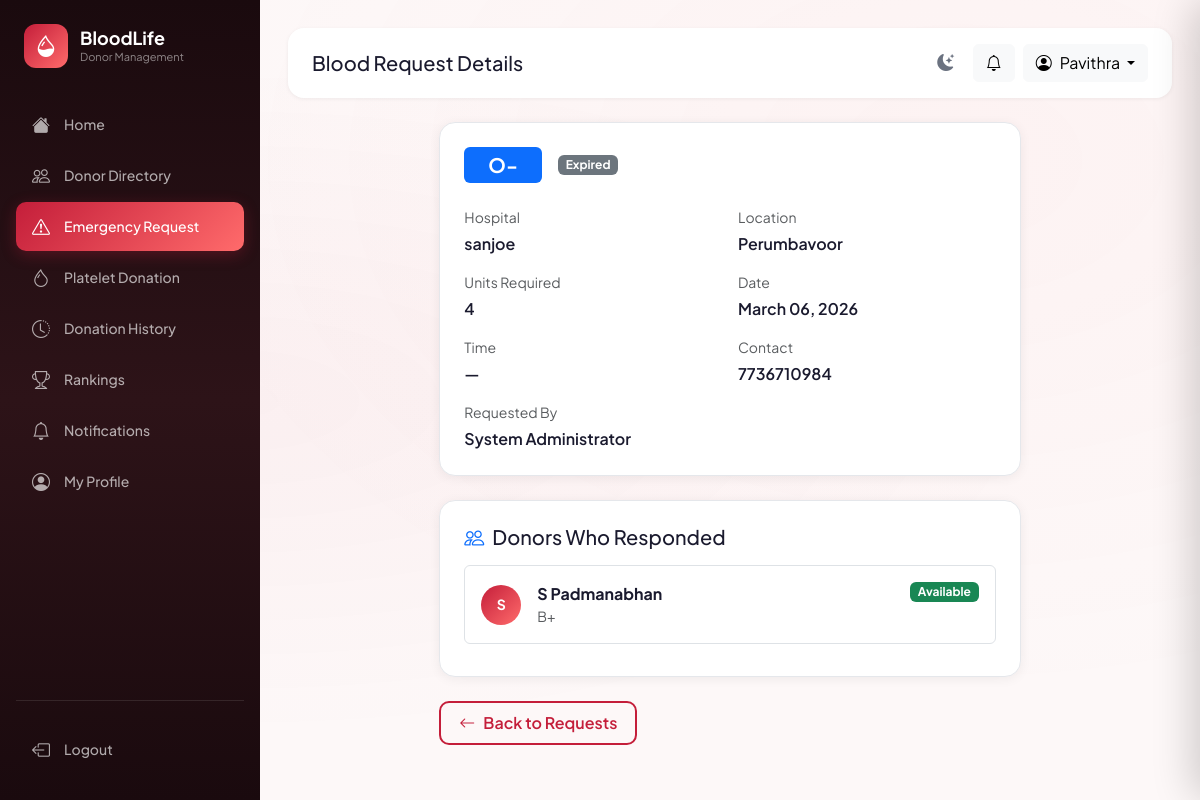
/requests/14 (signed in), run on the app's committed database.
### app/models.py (models this page shows, shortened)
class User(UserMixin, db.Model):
    __tablename__ = 'users'
    id = db.Column(db.Integer, primary_key=True)
    name = db.Column(db.String(100), nullable=False)
    email = db.Column(db.String(150), unique=True, nullable=False, index=True)
    password_hash = db.Column(db.String(256), nullable=False)
    role = db.Column(db.String(10), default='user')          # 'user' | 'admin'
    is_active = db.Column(db.Boolean, default=True)
    is_blocked = db.Column(db.Boolean, default=False)
    created_at = db.Column(db.DateTime, default=datetime.utcnow)
    last_login = db.Column(db.DateTime)
    profile = db.relationship('DonorProfile', back_populates='user',
                               uselist=False, cascade='all, delete-orphan')
    blood_requests = db.relationship('BloodRequest', back_populates='requester',
                                      foreign_keys='BloodRequest.user_id',
                                      cascade='all, delete-orphan')
    donation_history = db.relationship('DonationHistory', back_populates='donor',
                                        cascade='all, delete-orphan')
    platelet_donations = db.relationship('PlateletDonation', back_populates='donor',
                                          cascade='all, delete-orphan')
    notifications = db.relationship('Notification', back_populates='user',
                                     cascade='all, delete-orphan')
    eligibility_checks = db.relationship('EligibilityCheck', back_populates='user',
                                          cascade='all, delete-orphan')
    @property
    def is_admin(self):
        return self.role == 'admin'

class BloodRequest(db.Model):
    __tablename__ = 'blood_requests'
    id = db.Column(db.Integer, primary_key=True)
    user_id = db.Column(db.Integer, db.ForeignKey('users.id'), nullable=False)
    blood_group = db.Column(db.String(5), nullable=False)
    units = db.Column(db.Integer, nullable=False, default=1)
    hospital = db.Column(db.String(200), nullable=False)
    location = db.Column(db.String(300))
    need_date = db.Column(db.Date, nullable=False)
    need_time = db.Column(db.String(10))
    contact = db.Column(db.String(20))
    notes = db.Column(db.Text)
    is_urgent = db.Column(db.Boolean, default=False)
    request_type = db.Column(db.String(10), default='blood')   # 'blood' | 'platelet'
    status = db.Column(db.String(20), default='active')        # 'active' | 'fulfilled' | 'closed'
    created_at = db.Column(db.DateTime, default=datetime.utcnow)
    requester = db.relationship('User', back_populates='blood_requests',
                                 foreign_keys=[user_id])
    responses = db.relationship('RequestResponse', back_populates='request',
                                 cascade='all, delete-orphan')

class RequestResponse(db.Model):
    __tablename__ = 'request_responses'
    id = db.Column(db.Integer, primary_key=True)
    request_id = db.Column(db.Integer, db.ForeignKey('blood_requests.id'), nullable=False)
    donor_id = db.Column(db.Integer, db.ForeignKey('users.id'), nullable=False)
    action = db.Column(db.String(10))   # 'accept' | 'decline'
    responded_at = db.Column(db.DateTime, default=datetime.utcnow)
    request = db.relationship('BloodRequest', back_populates='responses')
    donor = db.relationship('User')

class DonorProfile(db.Model):
    __tablename__ = 'donor_profiles'
    id = db.Column(db.Integer, primary_key=True)
    user_id = db.Column(db.Integer, db.ForeignKey('users.id'), unique=True, nullable=False)
    phone = db.Column(db.String(20))
    dob = db.Column(db.Date)
    gender = db.Column(db.String(10))
    blood_group = db.Column(db.String(5), index=True)
    weight = db.Column(db.Float)     # kg
    height = db.Column(db.Float)     # cm
    location = db.Column(db.String(200))
    city = db.Column(db.String(100))
    state = db.Column(db.String(100))
    is_available = db.Column(db.Boolean, default=True)
    is_platelet_donor = db.Column(db.Boolean, default=False)
    last_blood_donation = db.Column(db.Date)
    last_platelet_donation = db.Column(db.Date)
    total_blood_donations = db.Column(db.Integer, default=0)
    total_platelet_donations = db.Column(db.Integer, default=0)
    emergency_responses = db.Column(db.Integer, default=0)
    blood_rank_score = db.Column(db.Float, default=0.0)
    platelet_rank_score = db.Column(db.Float, default=0.0)
    updated_at = db.Column(db.DateTime, default=datetime.utcnow, onupdate=datetime.utcnow)
    user = db.relationship('User', back_populates='profile')

### app/requests_bp/routes.py (the view)
@requests.route('/<int:req_id>')
@login_required
def view_request(req_id):
    req = BloodRequest.query.get_or_404(req_id)
    my_response = RequestResponse.query.filter_by(
        request_id=req_id, donor_id=current_user.id).first()
    return render_template('requests/view.html', req=req, my_response=my_response)

### app/templates/requests/view.html (shortened to what this page needs)
{% extends "base.html" %}
{% block page_title %}Blood Request Details{% endblock %}
{% block content %}
<div class="row g-4 justify-content-center">
    <div class="col-lg-8">
        <div class="card-custom p-4 mb-4">
            <div class="d-flex align-items-center gap-3 mb-4">
                <span class="badge bg-primary fs-5 px-4 py-2">{{ req.blood_group }}</span>
                <span class="badge {{ 'bg-success' if req.status == 'active' else 'bg-secondary' }}">{{
                    req.status|capitalize }}</span>
            </div>
            <div class="row g-3">
                {% set fields = [
                ('Hospital', req.hospital), ('Location', req.location),
                ('Units Required', req.units|string),
                ('Date', req.need_date.strftime('%B %d, %Y')),
                ('Time', req.need_time or '—'),
                ('Contact', req.contact),
                ('Requested By', req.requester.name)
                ] %}
                {% for label, val in fields %}
                <div class="col-md-6">
                    <p class="text-muted small mb-1">{{ label }}</p>
                    <p class="fw-semibold mb-0">{{ val }}</p>
                </div>
                {% endfor %}
            </div>
        </div>
        {% if req.responses %}
        <div class="card-custom p-4 mb-4">
            <h5 class="mb-3"><i class="bi bi-people me-2 text-primary"></i>Donors Who Responded</h5>
            {% for resp in req.responses %}
            <div class="d-flex align-items-center gap-3 p-3 border rounded mb-2">
                <div class="donor-avatar" style="width:40px;height:40px;font-size:14px;">
                    {{ resp.donor.name[:2].upper() }}
                </div>
                <div class="flex-grow-1">
                    <div class="d-flex justify-content-between align-items-start">
                        <div>
                            <strong>{{ resp.donor.name }}</strong>
                            <small class="text-muted d-block">{{ resp.donor.profile.blood_group if resp.donor.profile
                                else '' }}</small>
                        </div>
                        <div class="text-end">
                            <span
                                class="badge {{ 'bg-success' if resp.action == 'accept' else 'bg-danger' }} d-block mb-1">
                                {{ 'Available' if resp.action == 'accept' else 'Unavailable' }}
                            </span>
                        </div>
                    </div>
                </div>
            </div>
            {% endfor %}
        </div>
        {% endif %}
        <div class="mt-3">
            <a href="{{ url_for('requests.index') }}" class="btn btn-outline-custom">
                <i class="bi bi-arrow-left me-2"></i>Back to Requests
            </a>
        </div>
    </div>
</div>
{% endblock %}

### app/templates/base.html (shortened to what this page needs)
<!DOCTYPE html>
<html lang="en">
<head>
    <link href="https://cdn.jsdelivr.net/npm/bootstrap@5.3.2/dist/css/bootstrap.min.css" rel="stylesheet">
    <link rel="stylesheet" href="https://cdn.jsdelivr.net/npm/bootstrap-icons@1.11.1/font/bootstrap-icons.css">
    <link rel="stylesheet" href="{{ url_for('static', filename='css/style.css') }}">
</head>
<body data-auth="{{ 'true' if current_user.is_authenticated else 'false' }}" >
    <div class="toast-container position-fixed top-0 end-0 p-3" style="z-index:9999;" id="toastContainer"></div>
    {% if current_user.is_authenticated %}
    <aside class="sidebar" id="sidebar">
        <div class="sidebar-logo">
            <div class="sidebar-logo-icon"><i class="bi bi-droplet-half"></i></div>
            <div>
                <h2>BloodLife</h2>
                <span>Donor Management</span>
            </div>
        </div>
        <nav>
            <ul class="list-unstyled">
                <li class="nav-item">
                    <a class="nav-link-custom {% if request.endpoint == 'main.dashboard' %}active{% endif %}"
                        href="{{ url_for('main.dashboard') }}">
                        <i class="bi bi-house-fill"></i><span>Home</span>
                    </a>
                </li>
                <li class="nav-item">
                    <a class="nav-link-custom {% if request.blueprint == 'donor' and 'directory' in request.endpoint %}active{% endif %}"
                        href="{{ url_for('donor.directory') }}">
                        <i class="bi bi-people"></i><span>Donor Directory</span>
                    </a>
                </li>
                <li class="nav-item">
                    <a class="nav-link-custom {% if request.blueprint == 'requests' %}active{% endif %}"
                        href="{{ url_for('requests.index') }}">
                        <i class="bi bi-exclamation-triangle"></i><span>Emergency Request</span>
                        {% set active_count = active_request_count|default(0) %}
                    </a>
                </li>
                <li class="nav-item">
                    <a class="nav-link-custom {% if 'platelet' in request.endpoint|default('') %}active{% endif %}"
                        href="{{ url_for('donor.platelet') }}">
                        <i class="bi bi-droplet"></i><span>Platelet Donation</span>
                    </a>
                </li>
                <li class="nav-item">
                    <a class="nav-link-custom {% if 'history' in request.endpoint|default('') %}active{% endif %}"
                        href="{{ url_for('donor.history') }}">
                        <i class="bi bi-clock-history"></i><span>Donation History</span>
                    </a>
                </li>
                <li class="nav-item">
                    <a class="nav-link-custom {% if 'rankings' in request.endpoint|default('') %}active{% endif %}"
                        href="{{ url_for('donor.rankings') }}">
                        <i class="bi bi-trophy"></i><span>Rankings</span>
                    </a>
                </li>
                <li class="nav-item position-relative">
                    <a class="nav-link-custom {% if 'notifications' in request.endpoint|default('') %}active{% endif %}"
                        href="{{ url_for('requests.notifications') }}">
                        <i class="bi bi-bell"></i><span>Notifications</span>
                        {% set unread = unread|default(0) %}
                    </a>
                </li>
                <li class="nav-item">
                    <a class="nav-link-custom {% if 'profile' in request.endpoint|default('') %}active{% endif %}"
                        href="{{ url_for('donor.profile') }}">
                        <i class="bi bi-person-circle"></i><span>My Profile</span>
                    </a>
                </li>
            </ul>
        </nav>
        <div class="mt-auto pt-4" style="border-top: 1px solid rgba(255,255,255,0.1);">
            <a class="nav-link-custom" href="{{ url_for('auth.logout') }}">
                <i class="bi bi-box-arrow-left"></i><span>Logout</span>
            </a>
        </div>
    </aside>
    <main class="main-content" id="mainContent">
        <div class="header mb-4">
            <div class="header-left">
                <div>
                    <h5 class="mb-0">{% block page_title %}Home{% endblock %}</h5>
                </div>
            </div>
            <div class="d-flex align-items-center gap-2">
                <button class="theme-toggle" id="themeToggleBtn" onclick="toggleTheme()" title="Toggle dark/light mode">
                    <i class="bi bi-moon-stars-fill" id="themeIcon"></i>
                </button>
                <button class="btn btn-light position-relative" id="notifBellBtn" onclick="openNotifDrawer()"
                    title="Notifications">
                    <i class="bi bi-bell" id="bellIcon"></i>
                </button>
                <div class="dropdown">
                    <button class="btn btn-light dropdown-toggle" data-bs-toggle="dropdown">
                        <i class="bi bi-person-circle me-2"></i>{{ current_user.name.split()[0] }}
                    </button>
                </div>
            </div>
        </div>
        {% block content %}{% endblock %}
    </main>
    {% endif %}
</body>
</html>

### app/static/css/style.css (style rules this page uses)
:root { --primary: #C41E3A; --primary-dark: #8B0000; --primary-light: #FFE4E9; --accent: #FF6B6B; --bg-main: #FDF8F8; --bg-card: #FFFFFF; --text-primary: #1A1A2E; --text-secondary: #6B7280; --text-muted: #9CA3AF; --border: #E5E7EB; --success: #10B981; --warning: #F59E0B; --danger: #EF4444; --info: #3B82F6; --sidebar-width: 260px; --header-height: 72px; }
* { box-sizing: border-box; transition: background-color .25s ease, border-color .25s ease, color .18s ease; }
*, *::before, *::after { transition-property: background-color, border-color, color; }
body { font-family: 'Plus Jakarta Sans', system-ui, sans-serif; background: var(--bg-main); color: var(--text-primary); margin: 0; padding: 0; overflow-x: hidden; }
.sidebar { position: fixed; left: 0; top: 0; bottom: 0; width: var(--sidebar-width); background: linear-gradient(180deg, #1A0A0E 0%, #2D1318 50%, #1A0A0E 100%); display: flex; flex-direction: column; padding: 24px 16px; z-index: 1000; transition: transform .3s ease; overflow-y: auto; }
.sidebar-logo { display: flex; align-items: center; gap: 12px; margin-bottom: 32px; padding: 0 8px; }
.sidebar-logo-icon { width: 44px; height: 44px; border-radius: 12px; background: linear-gradient(135deg, var(--primary), var(--accent)); display: flex; align-items: center; justify-content: center; font-size: 22px; color: white; flex-shrink: 0; }
.sidebar-logo h2 { color: white; font-size: 18px; font-weight: 700; margin: 0; }
.sidebar-logo span { color: rgba(255, 255, 255, .5); font-size: 11px; display: block; }
.nav-link-custom { display: flex; align-items: center; gap: 14px; color: rgba(255, 255, 255, .65); padding: 11px 16px; border-radius: 10px; margin-bottom: 2px; text-decoration: none; font-size: 14px; font-weight: 500; transition: all .2s; }
.nav-link-custom.active { color: white; background: linear-gradient(135deg, var(--primary), var(--accent)); box-shadow: 0 4px 15px rgba(196, 30, 58, .3); }
.nav-link-custom i { font-size: 18px; }
.main-content { margin-left: var(--sidebar-width); padding: 28px; min-height: 100vh; transition: margin .3s ease; }
.header { display: flex; align-items: center; justify-content: space-between; background: white; padding: 16px 24px; border-radius: 16px; box-shadow: 0 1px 4px rgba(0, 0, 0, .06); }
.header-left { display: flex; align-items: center; gap: 16px; }
.card-custom { background: var(--bg-card); border-radius: 16px; box-shadow: 0 2px 12px rgba(0, 0, 0, .06); border: 1px solid var(--border); transition: box-shadow .2s, transform .2s; }
.donor-avatar { width: 52px; height: 52px; border-radius: 50%; background: linear-gradient(135deg, var(--primary), var(--accent)); display: flex; align-items: center; justify-content: center; color: white; font-weight: 700; font-size: 18px; flex-shrink: 0; }
.btn-outline-custom { border: 2px solid var(--primary); color: var(--primary); border-radius: 10px; padding: 8px 18px; font-weight: 600; background: transparent; transition: all .2s; }
.theme-toggle { width: 38px; height: 38px; border: none; border-radius: 10px; background: rgba(255, 255, 255, .08); color: var(--text-secondary); display: flex; align-items: center; justify-content: center; cursor: pointer; font-size: 17px; transition: background .2s, color .2s, transform .2s !important; flex-shrink: 0; }

### data on the page
User: name "Pavithra"
BloodRequest: blood_group "O-", status "Expired", label "Hospital", hospital "sanjoe", label "Location", location "Perumbavoor", label "Contact", contact "7736710984"
User: label "Requested By", name "System Administrator"
RequestResponse: donor "S", donor.name "S Padmanabhan", donor.profile "B+", action "Available"

### other printed values
{{ label }} "Units Required" "Date" "Time"
{{ val }} "4" "March 06, 2026" "—"
